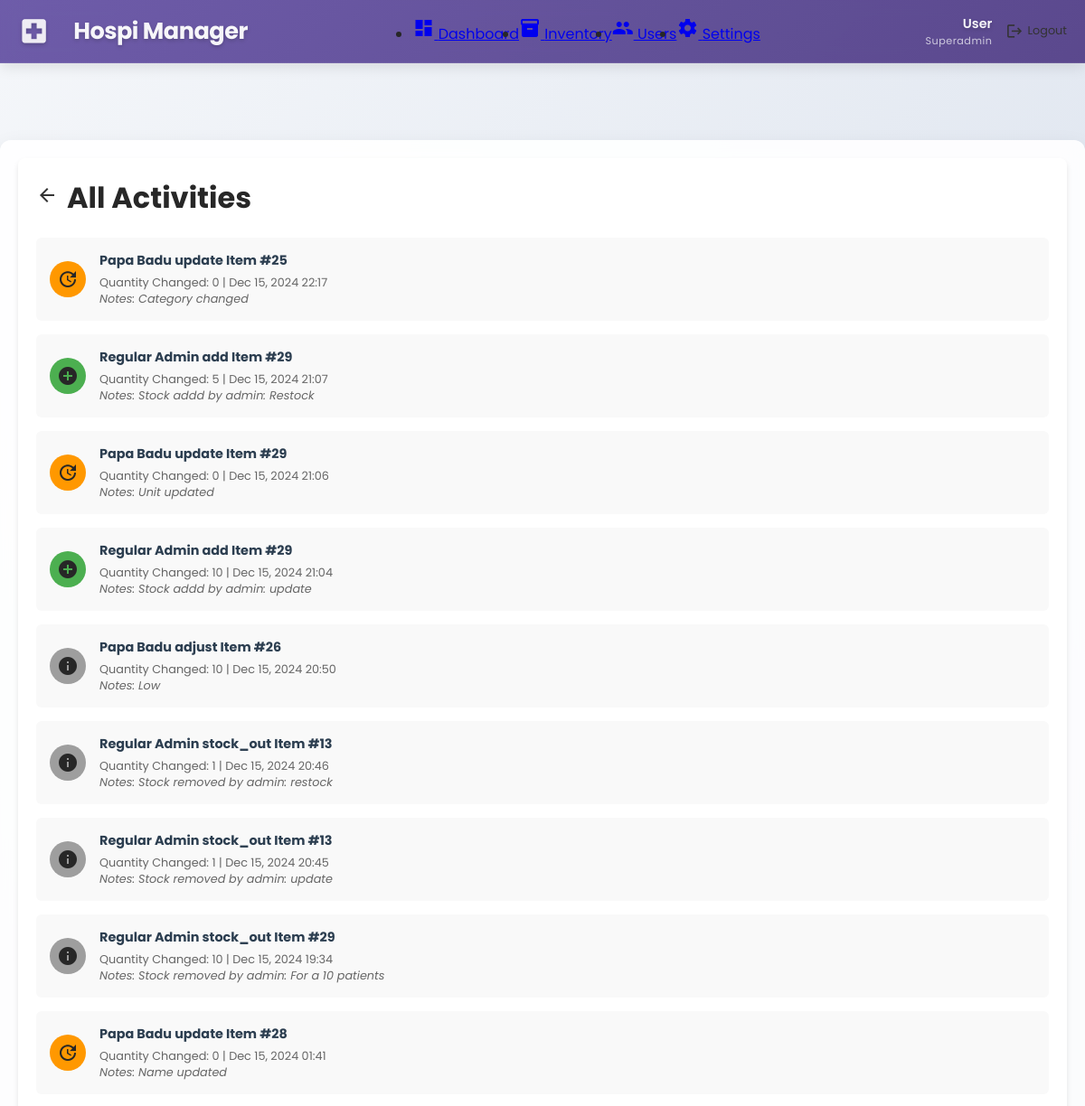
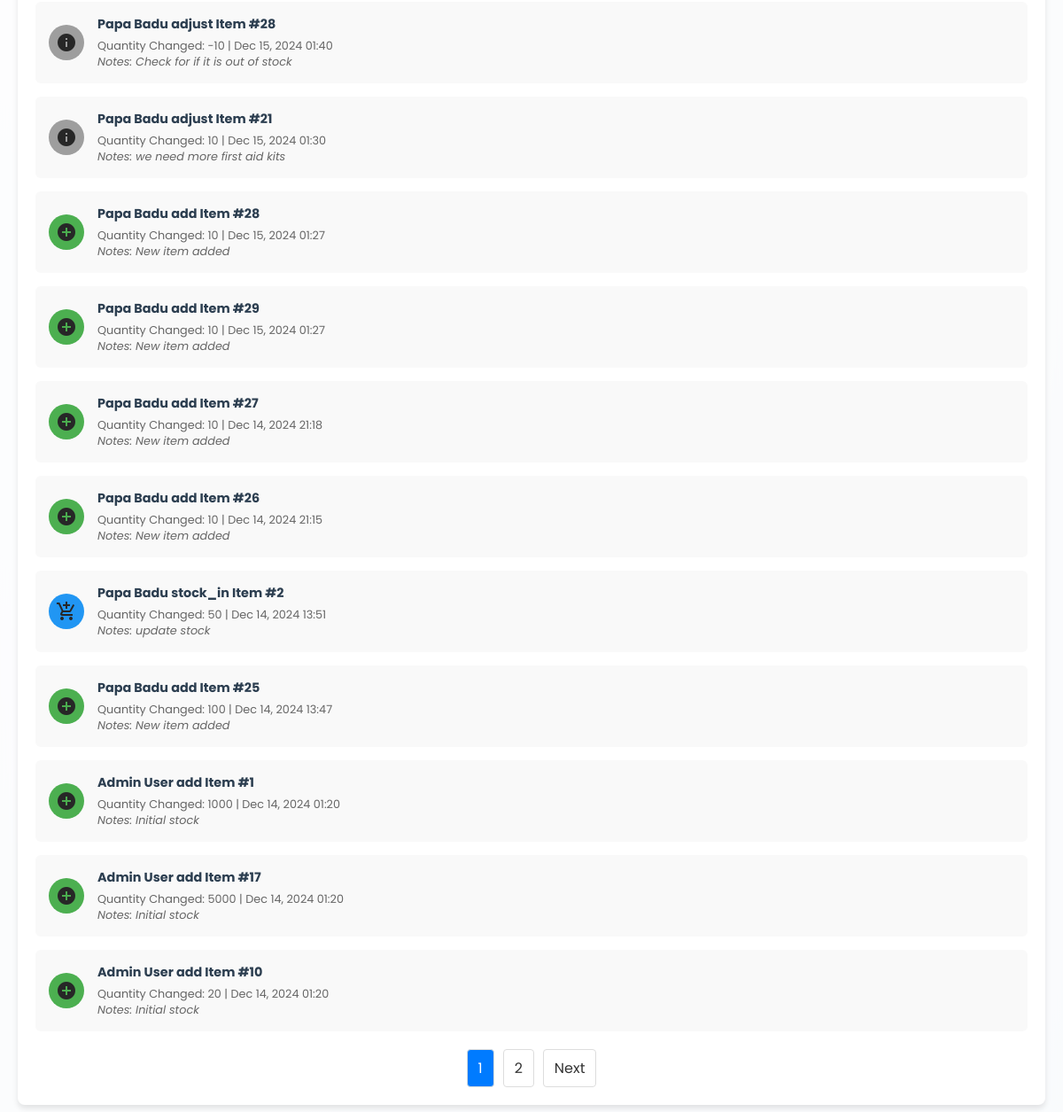
The app's page /view/admin/activities.php (signed in), older data (2 pictures, top to bottom).
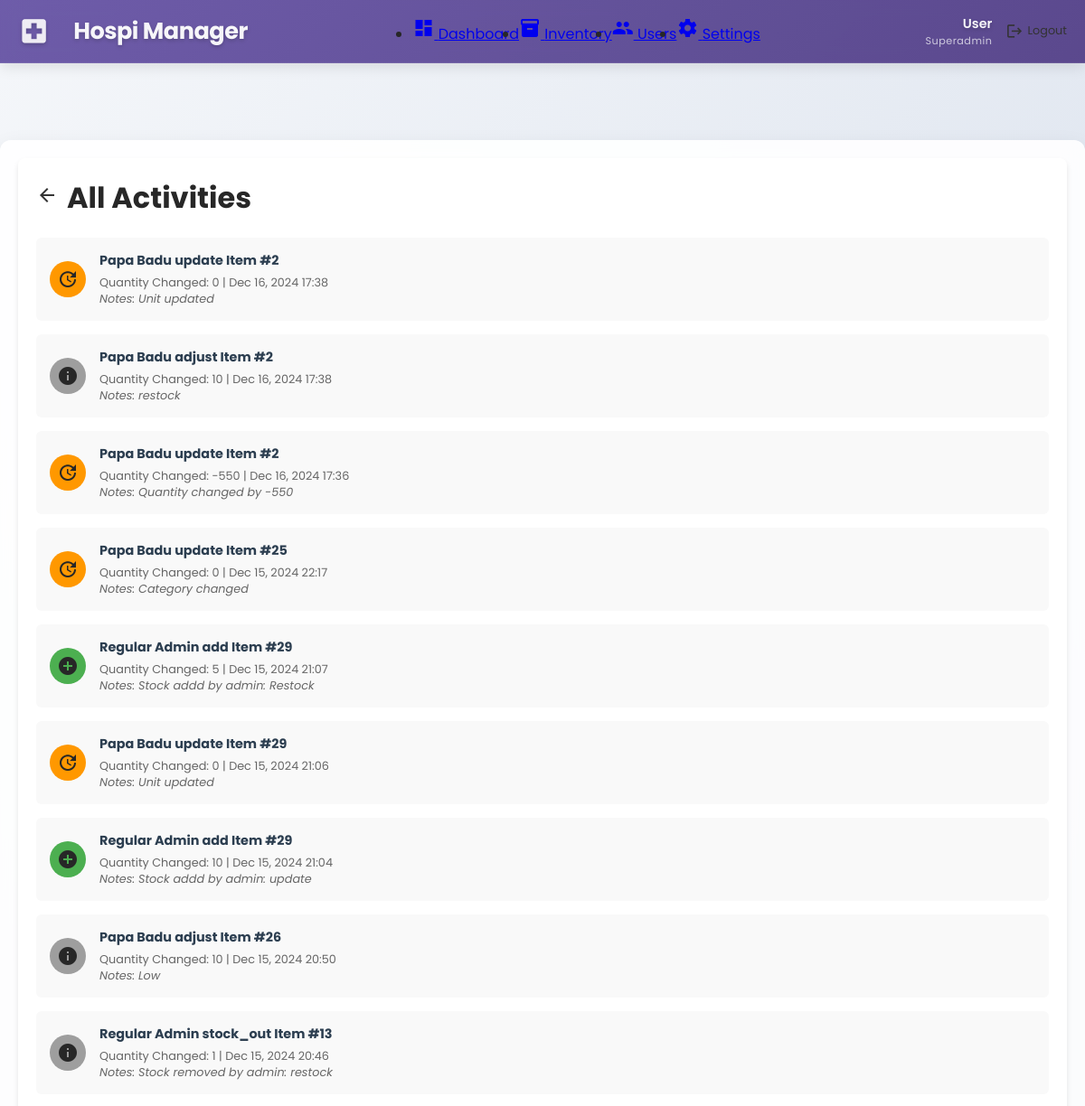
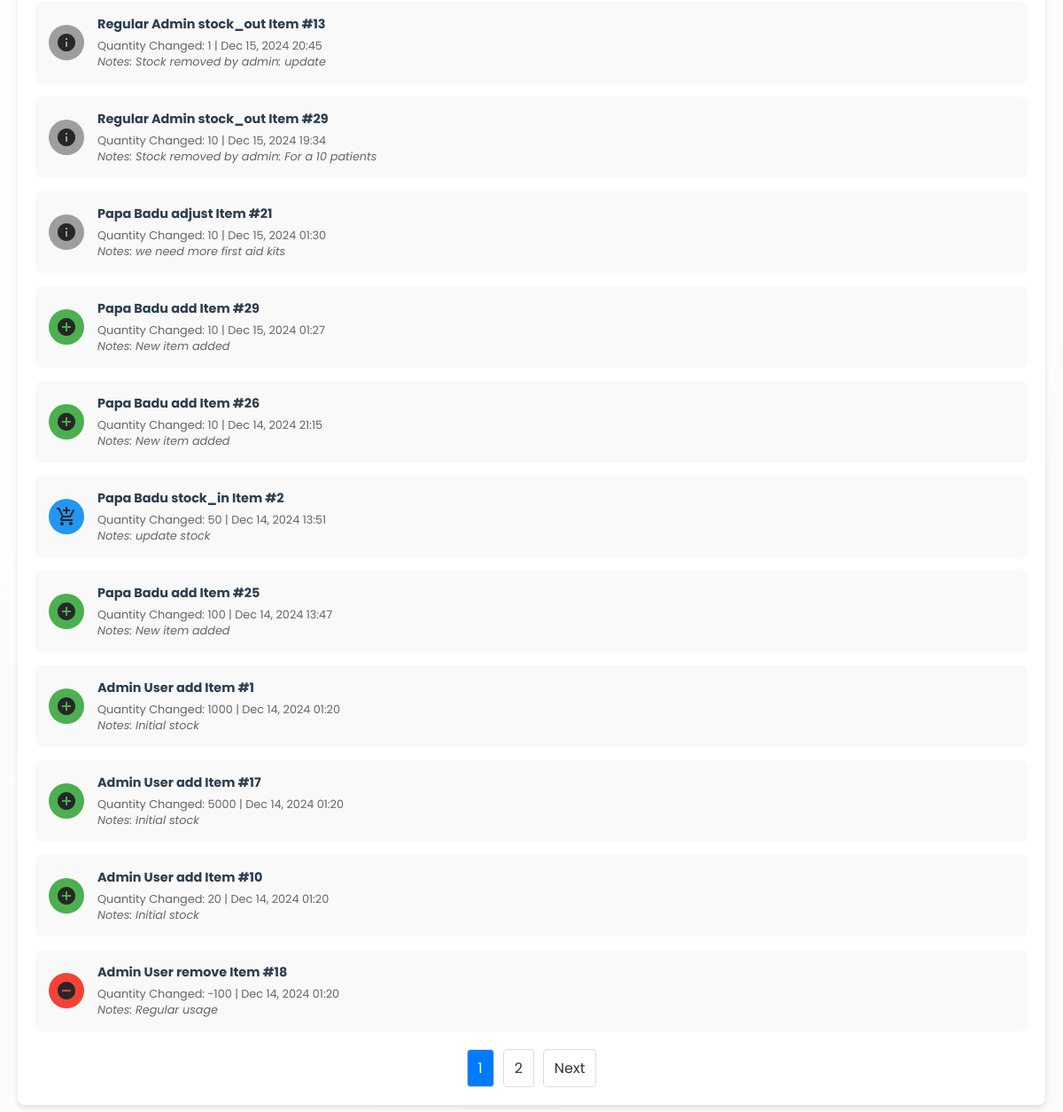
The same page, newer data (2 pictures, top to bottom).
### tables this page shows
CREATE TABLE `activity_log` (
  `log_id` int(11) NOT NULL,
  `user_id` int(11) NOT NULL,
  `action` varchar(20) NOT NULL,
  `item_id` int(11) NOT NULL,
  `quantity_changed` int(11) NOT NULL,
  `notes` text DEFAULT NULL,
  `timestamp` timestamp NOT NULL DEFAULT current_timestamp()
);

CREATE TABLE `users` (
  `user_id` int(11) NOT NULL,
  `first_name` varchar(50) NOT NULL,
  `last_name` varchar(50) NOT NULL,
  `email` varchar(100) NOT NULL,
  `password` varchar(255) NOT NULL,
  `role` enum('admin','superadmin','staff') NOT NULL,
  `created_at` timestamp NOT NULL DEFAULT current_timestamp(),
  `last_login` datetime DEFAULT NULL
);

### view/admin/activities.php (the view, shortened to what the changed rows need)
<?php
require_once BASE_PATH . '/functions/dashboard_functions.php';
$page = isset($_GET['page']) ? (int)$_GET['page'] : 1;
$activitiesPerPage = 20;
$offset = ($page - 1) * $activitiesPerPage;
$query = "SELECT al.*, u.first_name, u.last_name
          FROM activity_log al
          JOIN users u ON al.user_id = u.user_id
          ORDER BY al.timestamp DESC
          LIMIT ? OFFSET ?";
$stmt = $conn->prepare($query);
$stmt->bind_param("ii", $activitiesPerPage, $offset);
$stmt->execute();
$result = $stmt->get_result();
$activities = $result->fetch_all(MYSQLI_ASSOC);
$countQuery = "SELECT COUNT(*) as total FROM activity_log";
$countStmt = $conn->prepare($countQuery);
$countStmt->execute();
$totalActivities = $countStmt->get_result()->fetch_assoc()['total'];
$totalPages = ceil($totalActivities / $activitiesPerPage);
function getActivityIcon($action) {
    switch ($action) {
        case 'add':
            return ['icon' => 'add_circle', 'color' => '#4CAF50'];
        case 'remove':
            return ['icon' => 'remove_circle', 'color' => '#F44336'];
        case 'update':
            return ['icon' => 'update', 'color' => '#FF9800'];
        case 'stock_in':
            return ['icon' => 'add_shopping_cart', 'color' => '#2196F3'];
        default:
            return ['icon' => 'info', 'color' => '#9E9E9E'];
    }
}
?>
<!DOCTYPE html>
<html lang="en">
<head>
    <link rel="stylesheet" href="../../assets/css/dashboard.css">
</head>
<body>
    <div class="dashboard-container">
        <main class="main-content">
            <div class="activities-container">
                <div class="activities-header">
                    <div class="activities-header-content">
                        <h1>All Activities</h1>
                    </div>
                </div>
                <div class="activities-list">
                    <?php foreach ($activities as $activity):
                        $activityDetails = getActivityIcon($activity['action']);
                    ?>
                    <div class="activity-item">
                        <div class="activity-icon" style="background-color: <?= $activityDetails['color'] ?>;">
                            <span class="material-icons"><?= $activityDetails['icon'] ?></span>
                        </div>
                        <div class="activity-details">
                            <h3>
                                <?= htmlspecialchars($activity['first_name'] . ' ' . $activity['last_name']) ?>
                                <?= htmlspecialchars($activity['action']) ?>
                                Item #<?= htmlspecialchars($activity['item_id']) ?>
                            </h3>
                            <p>
                                Quantity Changed: <?= htmlspecialchars($activity['quantity_changed']) ?>
                                | <?= date('M j, Y H:i', strtotime($activity['timestamp'])) ?>
                            </p>
                            <?php if (!empty($activity['notes'])): ?>
                            <p><em>Notes: <?= htmlspecialchars($activity['notes']) ?></em></p>
                            <?php endif; ?>
                        </div>
                    </div>
                    <?php endforeach; ?>
                </div>
                <div class="pagination">
                    <?php for ($i = 1; $i <= $totalPages; $i++): ?>
                        <?php if ($i == $page): ?>
                            <span class="current"><?= $i ?></span>
                        <?php else: ?>
                            <a href="?page=<?= $i ?>"><?= $i ?></a>
                        <?php endif; ?>
                    <?php endfor; ?>
                    <?php if ($page < $totalPages): ?>
                        <a href="?page=<?= $page + 1 ?>">Next</a>
                    <?php endif; ?>
                </div>
            </div>
        </main>
    </div>
</body>
</html>

Row changes from the older to the newer data that the page shows:
removed activity_log: user.last_name "Papa Badu", action "update", item "28", quantity_changed "0", timestamp "Dec 15, 2024 01:41", notes "Name updated"
removed activity_log: user.last_name "Papa Badu", action "adjust", item "28", quantity_changed "-10", timestamp "Dec 15, 2024 01:40", notes "Check for if it is out of stock"
removed activity_log: user.last_name "Papa Badu", action "add", item "28", quantity_changed "10", timestamp "Dec 15, 2024 01:27", notes "New item added"
removed activity_log: user.last_name "Papa Badu", action "add", item "27", quantity_changed "10", timestamp "Dec 14, 2024 21:18", notes "New item added"
added activity_log: user.last_name "Papa Badu", action "update", item "2", quantity_changed "0", timestamp "Dec 16, 2024 17:38", notes "Unit updated"
added activity_log: user.last_name "Papa Badu", action "adjust", item "2", quantity_changed "10", timestamp "Dec 16, 2024 17:38", notes "restock"
added activity_log: user.last_name "Papa Badu", action "update", item "2", quantity_changed "-550", timestamp "Dec 16, 2024 17:36", notes "Quantity changed by -550"
now on this page (row unchanged): activity_log: user.last_name "Admin User", action "remove", item "18", quantity_changed "-100", timestamp "Dec 14, 2024 01:20", notes "Regular usage"
